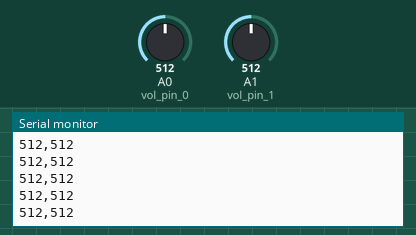
A sketch run on a simulated Arduino Uno, built with avr-gcc and run on an emulated ATmega328P. Parts: the last lines printed to the serial monitor. The inputs (shaded band) are chosen by the test bench; at power-on: A0 (vol_pin_0) = 512, A1 (vol_pin_1) = 512.

Above: at 1.2 s.
1.3 s: A0 (vol_pin_0) set to 716
At 1.33 s:
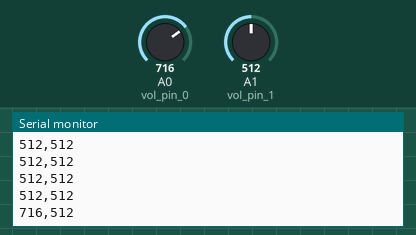
4.3 s: A1 (vol_pin_1) set to 716
At 4.31 s:
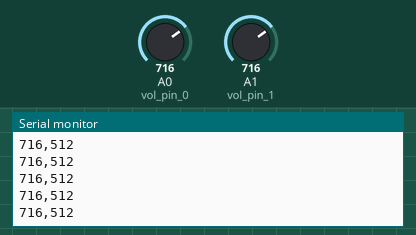
5.8 s: A0 (vol_pin_0) set to 900
At 5.83 s:
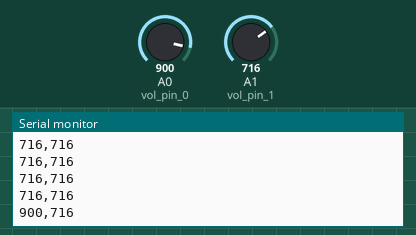
7.3 s: A1 (vol_pin_1) set to 900
At 7.3 s:
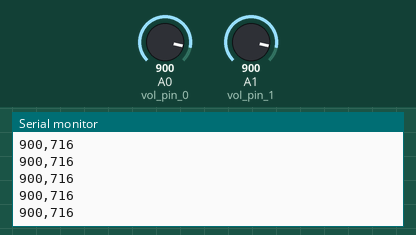
Timing chart, 0 to 9.8 s (numbered marks = the images above; inputs shaded):
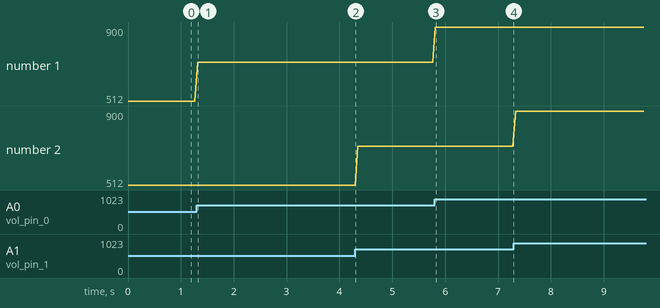

The sketch:

sensor_test.ino
```cpp
const int vol_pin_0 = 0;
const int vol_pin_1 = 1;

void setup() {
   Serial.begin( 9600 );
}

void loop() {
  int vol_value_0 = analogRead( vol_pin_0 );
  int vol_value_1 = analogRead( vol_pin_1 );
  Serial.print(vol_value_0);
  Serial.print(",");
  Serial.println(vol_value_1);

  delay( 50 );
}
```

Measured:
- after the input at 1.3 s, the serial monitor: prints a new line at once (image 1)
- after the input at 5.8 s, the serial monitor: prints a new line at once (image 3)
- plotted number 1: 512 → 716 after the input at 1.3 s, 716 → 900 after the input at 5.8 s
